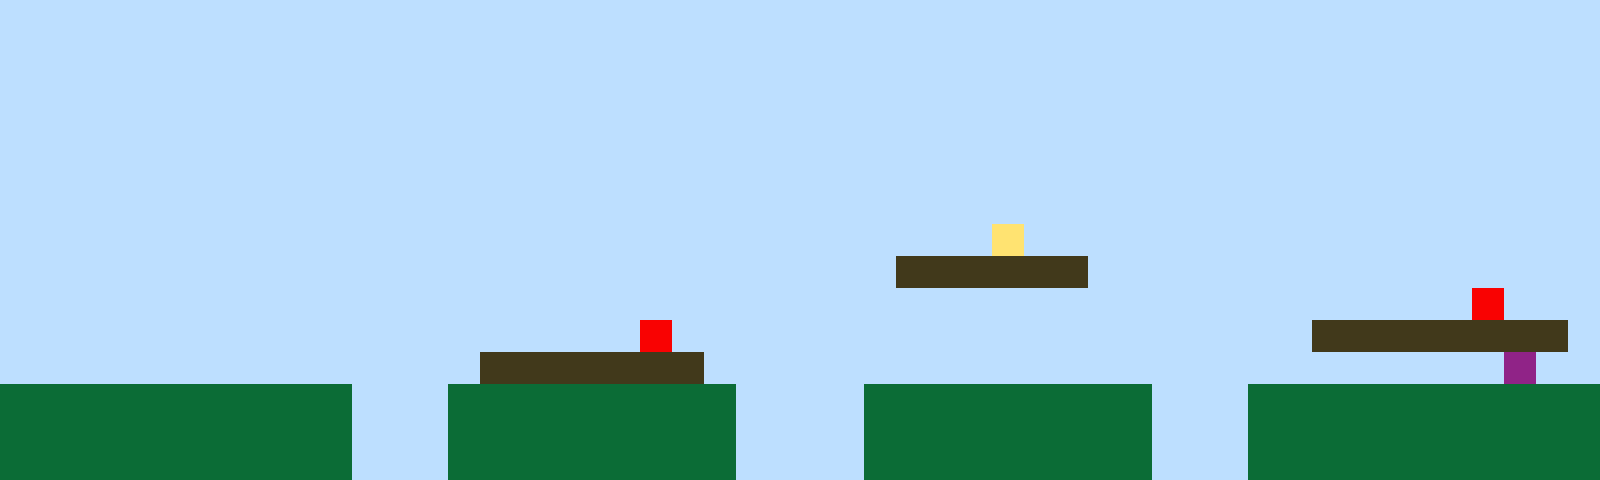

Below is a game level as drawn by its tile map, then a one-line description and the .tmx file that defines it, in full:
An orthogonal 50x15 tile map with 32x32 px tiles, 1 tile layer (Tile Layer 1).

<map version="1.10" tiledversion="1.11.2" orientation="orthogonal" renderorder="right-up" width="50" height="15" tilewidth="32" tileheight="32" infinite="0" nextlayerid="2" nextobjectid="1"><editorsettings><export target="map1.csv" format="csv" /></editorsettings><tileset firstgid="1" name="sprites" tilewidth="32" tileheight="32" tilecount="6" columns="3"><image source="sprites.png" width="96" height="64" /></tileset><layer id="1" name="Tile Layer 1" width="50" height="15"><data encoding="csv">1,1,1,1,1,1,1,1,1,1,1,1,1,1,1,1,1,1,1,1,1,1,1,1,1,1,1,1,1,1,1,1,1,1,1,1,1,1,1,1,1,1,1,1,1,1,1,1,1,1,1,1,1,1,1,1,1,1,1,1,1,1,1,1,1,1,1,1,1,1,1,1,1,1,1,1,1,1,1,1,1,1,1,1,1,1,1,1,1,1,1,1,1,1,1,1,1,1,1,1,1,1,1,1,1,1,1,1,1,1,1,1,1,1,1,1,1,1,1,1,1,1,1,1,1,1,1,1,1,1,1,1,1,1,1,1,1,1,1,1,1,1,1,1,1,1,1,1,1,1,1,1,1,1,1,1,1,1,1,1,1,1,1,1,1,1,1,1,1,1,1,1,1,1,1,1,1,1,1,1,1,1,1,1,1,1,1,1,1,1,1,1,1,1,1,1,1,1,1,1,1,1,1,1,1,1,1,1,1,1,1,1,1,1,1,1,1,1,1,1,1,1,1,1,1,1,1,1,1,1,1,1,1,1,1,1,1,1,1,1,1,1,1,1,1,1,1,1,1,1,1,1,1,1,1,1,1,1,1,1,1,1,1,1,1,1,1,1,1,1,1,1,1,1,1,1,1,1,1,1,1,1,1,1,1,1,1,1,1,1,1,1,1,1,1,1,1,1,1,1,1,1,1,1,1,1,1,1,1,1,1,1,1,1,1,1,1,1,1,1,1,1,1,1,1,1,1,1,1,1,1,1,1,1,1,1,1,1,1,1,1,1,1,1,1,1,1,1,1,1,1,1,1,1,1,1,1,1,1,1,1,1,1,1,1,1,1,1,1,1,1,1,1,1,1,1,1,1,1,1,1,4,1,1,1,1,1,1,1,1,1,1,1,1,1,1,1,1,1,1,1,1,1,1,1,1,1,1,1,1,1,1,1,1,1,1,1,1,1,1,1,1,1,1,1,1,1,1,3,3,3,3,3,3,1,1,1,1,1,1,1,1,1,1,1,1,1,1,1,1,1,1,1,1,1,1,1,1,1,1,1,1,1,1,1,1,1,1,1,1,1,1,1,1,1,1,1,1,1,1,1,1,1,1,1,1,1,1,1,1,1,1,1,1,1,1,5,1,1,1,1,1,1,1,1,1,1,1,1,1,1,1,1,1,1,1,1,1,1,1,5,1,1,1,1,1,1,1,1,1,1,1,1,1,1,1,1,1,1,1,1,3,3,3,3,3,3,3,3,1,1,1,1,1,1,1,1,1,1,1,1,1,1,1,1,3,3,3,3,3,3,3,1,1,1,1,1,1,1,1,1,1,1,1,1,1,1,1,1,1,1,1,1,1,1,1,1,6,1,1,2,2,2,2,2,2,2,2,2,2,2,1,1,1,2,2,2,2,2,2,2,2,2,1,1,1,1,2,2,2,2,2,2,2,2,2,1,1,1,2,2,2,2,2,2,2,2,2,2,2,2,2,2,2,2,2,2,2,2,2,2,1,1,1,2,2,2,2,2,2,2,2,2,1,1,1,1,2,2,2,2,2,2,2,2,2,1,1,1,2,2,2,2,2,2,2,2,2,2,2,2,2,2,2,2,2,2,2,2,2,2,1,1,1,2,2,2,2,2,2,2,2,2,1,1,1,1,2,2,2,2,2,2,2,2,2,1,1,1,2,2,2,2,2,2,2,2,2,2,2</data></layer></map>
